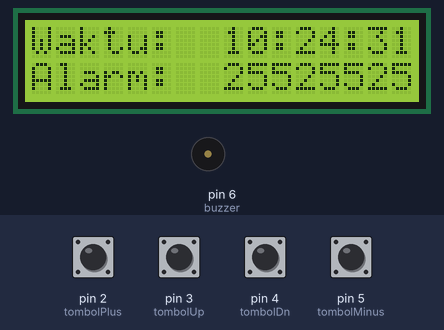
Simulated run of this sketch. Board: Arduino Uno, built with avr-gcc and run on an emulated ATmega328P. On the bench: 16×2 character LCD, buzzer (waves = sounding, pin HIGH). The inputs (shaded band) are chosen by the test bench; at power-on: pin 2 (tombolPlus), pin 3 (tombolUp), pin 4 (tombolDn), pin 5 (tombolMinus) HIGH. The local clock reads 2024-03-15 10:24:30 at power-on unless the sketch sets it; EEPROM starts erased; what the sketch prints to the serial monitor is not drawn.

Above: at 1.3 s.
1.4 s: pin 5 (tombolMinus) pulled LOW for 1 s
At 3.5 s:
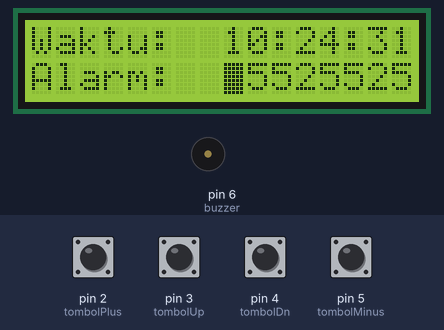
4.1 s: pin 2 (tombolPlus) pulled LOW for 0.15 s
At 5.7 s:
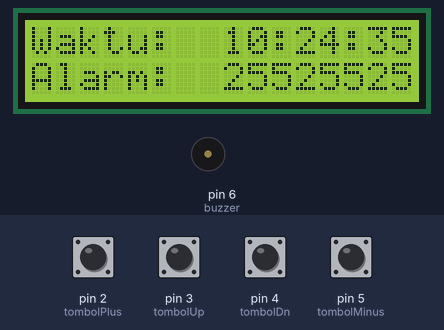
6.5 s: pin 3 (tombolUp) pulled LOW for 0.15 s
At 8.4 s:
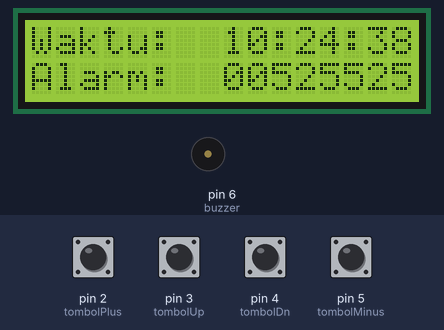
8.5 s: pin 4 (tombolDn) pulled LOW for 1 s
At 11.5 s:
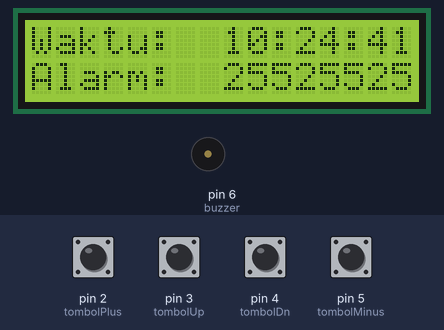
11.6 s: pin 3 (tombolUp) pulled LOW for 1 s
At 14.4 s:
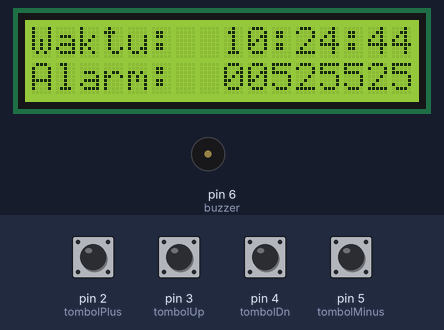
14.5 s: pin 4 (tombolDn) pulled LOW for 1 s
At 16.9 s:
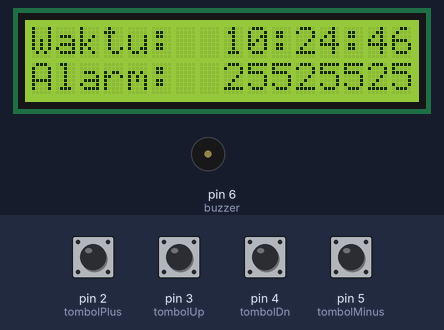
Timing chart, 0 to 18.4 s (numbered marks = the images above; inputs shaded):
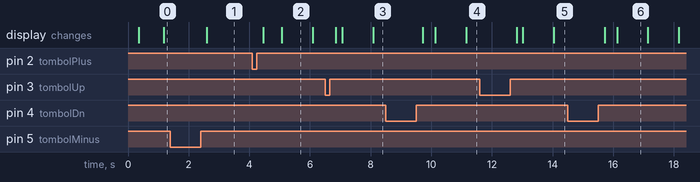

Measured:
- after the input at 4.1 s, the display: first changes after 0.36 s (image 2 shows a later state)
- what the display in image 2 shows lasts 1.0 s, from 5.1 s to 6.1 s

The sketch:

rtc_alarm_semesin_on_off.ino
```cpp
#include <Wire.h>
#include <LCD.h>
#include <LiquidCrystal_I2C.h>
#include <TimeLib.h>
#include <DS1307RTC.h>
#include <EEPROM.h>

//pin
byte tombolUp = 3;
byte tombolDn = 4;
byte tombolMinus = 5; //-
byte tombolPlus = 2; //e
byte buzzer = 6;

LiquidCrystal_I2C lcd(0x27, 2, 1, 0, 4, 5, 6, 7, 3, POSITIVE); // 0x27 is the I2C bus address for an unmodified backpack
byte detikTerakhir = 60;

int alarmJamAddr = 0;
int alarmMenitAddr = 1;
int alarmDetikAddr = 2;

byte alarmJam;
byte alarmMenit;
byte alarmDetik;

bool alarmStatus = false;
unsigned long millisMulai;
unsigned long millisAlarmMulai;

bool buzzStatus;

uint16_t jedaBuzzer = 1000; //UNTUK ALARM JEDA MATI HIDUP
uint16_t waktuAlarm = 100000;//Alarm 10 detik

byte menu = 0;
byte menuLCDPos = 8;
byte temp;

void setup()
{
  Serial.begin(9600);
  Serial.println("Setting alarm menggunakan Arduino dan RTC1307 melalui 4 push button");
  Serial.println("https://www.semesin.com/project");

  pinMode(buzzer, OUTPUT);
  pinMode(tombolUp, INPUT_PULLUP);
  pinMode(tombolDn, INPUT_PULLUP);
  pinMode(tombolMinus, INPUT_PULLUP);
  pinMode(tombolPlus, INPUT_PULLUP);

  lcd.begin (16,2);
  lcd.setBacklightPin(3,POSITIVE);
  lcd.setBacklight(HIGH);

  lcd.setCursor (0,0);
  lcd.print("Waktu:    :  :  ");
  lcd.setCursor(0,1);
  lcd.print("Alarm:    :  :  ");

  readEEPROMDataWaktu();

  lcd.setCursor(8,1);
  if(alarmJam < 10)lcd.print('0');
  lcd.print(alarmJam);
  lcd.setCursor(11,1);
  if(alarmMenit < 10)lcd.print('0');
  lcd.print(alarmMenit);
  lcd.setCursor(14,1);
  if(alarmDetik < 10)lcd.print('0');
  lcd.print(alarmDetik);
}

void loop()
{
  tmElements_t tm;

  do
  {
    lcd.setCursor(menuLCDPos, 1);
    switch(bacaTombol())
    {
      case '+':
        temp = EEPROM.read(menu - 1);
        if(((temp >= 23) && (menu == 1)) || ((temp >= 59) && (menu > 1)))
          temp = 0;
        else
          temp++;
        EEPROM.write(menu - 1, temp);
        if(temp < 10)lcd.print('0');
        lcd.print(temp);
        break;
      case '-':
        temp = EEPROM.read(menu - 1);
        if((temp == 0) && (menu == 1))
          temp = 23;
        else if((temp == 0) && (menu > 1))
          temp = 59;
        else
          temp--;
        EEPROM.write(menu - 1, temp);
        if(temp < 10)lcd.print('0');
        lcd.print(temp);
        break;
      case 'M':
        menu++;
        if(menu == 1)
        {
          menuLCDPos = 8;
          temp = alarmJam;
          lcd.blink();
        }
        else if(menu == 2)
        {
          menuLCDPos = 11;
        }
        else if(menu == 3)
        {
          menuLCDPos = 14;
        }
        if(menu == 4)
        {
          menu = 0;
          lcd.noBlink();
          readEEPROMDataWaktu();
        }
        break;
      case 'E':
        menu = 0;
        lcd.noBlink();
        readEEPROMDataWaktu();
        break;
    }
  }
  while (menu);

  if(alarmStatus)
  {
    if(millisMulai + jedaBuzzer < millis())
    {
      buzzStatus = !buzzStatus;
      digitalWrite(buzzer, buzzStatus); //UNTUK ALARM HIGH DIGANTI buzzstatus
      millisMulai = millis();
    }
    if(millisAlarmMulai + waktuAlarm < millis())
    {
      alarmStatus = false;
      digitalWrite(buzzer, LOW);
    }
  }

  if (RTC.read(tm)) {
    if(tm.Second != detikTerakhir)
    {
      lcd.setCursor(8,0);
      if(tm.Hour < 10)lcd.print('0');
      lcd.print(tm.Hour);
      lcd.setCursor(11,0);
      if(tm.Minute < 10)lcd.print('0');
      lcd.print(tm.Minute);
      lcd.setCursor(14,0);
      if(tm.Second < 10)lcd.print('0');
      lcd.print(tm.Second);

      if((alarmJam == tm.Hour) && (alarmMenit == tm.Minute) && (alarmDetik == tm.Second))
      {
        alarmStatus = true;
        millisMulai = millis();
        millisAlarmMulai = millisMulai;
      }

      detikTerakhir = tm.Second;
    }
  }
}

char bacaTombol()
{
  char tombol = ' ';
  if(!digitalRead(tombolUp))
  {
    tombol = '+';
  }
  else if(!digitalRead(tombolDn))
  {
    tombol = '-';
  }
  else if(!digitalRead(tombolMinus))
  {
    tombol = 'M';
  }
  else if(!digitalRead(tombolPlus))
  {
    tombol = 'E';//exit
  }
  while(!digitalRead(tombolUp));
  while(!digitalRead(tombolDn));
  while(!digitalRead(tombolMinus));
  while(!digitalRead(tombolPlus));
  delay(200);

  return tombol;
}

void readEEPROMDataWaktu()
{
  alarmJam = EEPROM.read(alarmJamAddr);
  alarmMenit = EEPROM.read(alarmMenitAddr);
  alarmDetik = EEPROM.read(alarmDetikAddr);
}
```
